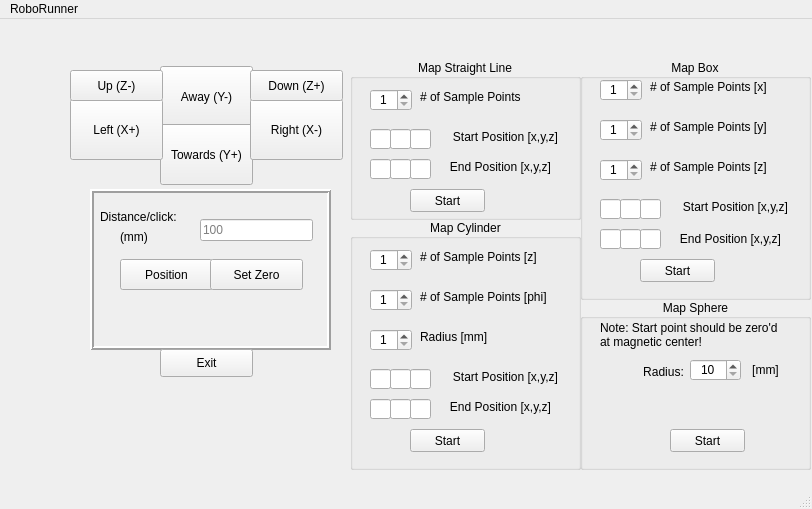
<?xml version="1.0" encoding="UTF-8"?>
<ui version="4.0">
 <class>MainWindow</class>
 <widget class="QMainWindow" name="MainWindow">
  <property name="geometry">
   <rect>
    <x>0</x>
    <y>0</y>
    <width>812</width>
    <height>509</height>
   </rect>
  </property>
  <property name="windowTitle">
   <string>MainWindow</string>
  </property>
  <widget class="QWidget" name="centralwidget">
   <widget class="QPushButton" name="bt5">
    <property name="geometry">
     <rect>
      <x>160</x>
      <y>47</y>
      <width>93</width>
      <height>61</height>
     </rect>
    </property>
    <property name="text">
     <string>Away (Y-)</string>
    </property>
   </widget>
   <widget class="QPushButton" name="bt6">
    <property name="geometry">
     <rect>
      <x>160</x>
      <y>105</y>
      <width>93</width>
      <height>61</height>
     </rect>
    </property>
    <property name="text">
     <string>Towards (Y+)</string>
    </property>
   </widget>
   <widget class="QPushButton" name="bt3">
    <property name="geometry">
     <rect>
      <x>70</x>
      <y>80</y>
      <width>93</width>
      <height>61</height>
     </rect>
    </property>
    <property name="text">
     <string>Left (X+)</string>
    </property>
   </widget>
   <widget class="QPushButton" name="bt4">
    <property name="geometry">
     <rect>
      <x>250</x>
      <y>80</y>
      <width>93</width>
      <height>61</height>
     </rect>
    </property>
    <property name="text">
     <string>Right (X-)</string>
    </property>
   </widget>
   <widget class="QFrame" name="frame">
    <property name="geometry">
     <rect>
      <x>90</x>
      <y>170</y>
      <width>241</width>
      <height>161</height>
     </rect>
    </property>
    <property name="autoFillBackground">
     <bool>false</bool>
    </property>
    <property name="frameShape">
     <enum>QFrame::Box</enum>
    </property>
    <property name="frameShadow">
     <enum>QFrame::Raised</enum>
    </property>
    <property name="lineWidth">
     <number>2</number>
    </property>
    <property name="midLineWidth">
     <number>0</number>
    </property>
    <widget class="QLabel" name="label">
     <property name="geometry">
      <rect>
       <x>10</x>
       <y>20</y>
       <width>91</width>
       <height>16</height>
      </rect>
     </property>
     <property name="text">
      <string>Distance/click:</string>
     </property>
    </widget>
    <widget class="QLabel" name="label_2">
     <property name="geometry">
      <rect>
       <x>30</x>
       <y>40</y>
       <width>31</width>
       <height>16</height>
      </rect>
     </property>
     <property name="text">
      <string>(mm)</string>
     </property>
    </widget>
    <widget class="QLineEdit" name="lineEdit">
     <property name="geometry">
      <rect>
       <x>110</x>
       <y>30</y>
       <width>113</width>
       <height>22</height>
      </rect>
     </property>
     <property name="inputMask">
      <string/>
     </property>
     <property name="text">
      <string/>
     </property>
     <property name="placeholderText">
      <string>100</string>
     </property>
    </widget>
    <widget class="QPushButton" name="bt7">
     <property name="geometry">
      <rect>
       <x>30</x>
       <y>70</y>
       <width>93</width>
       <height>31</height>
      </rect>
     </property>
     <property name="text">
      <string>Position</string>
     </property>
    </widget>
    <widget class="QPushButton" name="bt8">
     <property name="geometry">
      <rect>
       <x>120</x>
       <y>70</y>
       <width>93</width>
       <height>31</height>
      </rect>
     </property>
     <property name="text">
      <string>Set Zero</string>
     </property>
    </widget>
    <widget class="QLabel" name="lb1">
     <property name="geometry">
      <rect>
       <x>20</x>
       <y>120</y>
       <width>201</width>
       <height>20</height>
      </rect>
     </property>
     <property name="text">
      <string/>
     </property>
     <property name="alignment">
      <set>Qt::AlignCenter</set>
     </property>
    </widget>
   </widget>
   <widget class="QPushButton" name="bt2">
    <property name="geometry">
     <rect>
      <x>250</x>
      <y>51</y>
      <width>93</width>
      <height>31</height>
     </rect>
    </property>
    <property name="text">
     <string>Down (Z+)</string>
    </property>
   </widget>
   <widget class="QPushButton" name="bt1">
    <property name="geometry">
     <rect>
      <x>70</x>
      <y>51</y>
      <width>93</width>
      <height>31</height>
     </rect>
    </property>
    <property name="text">
     <string>Up (Z-)</string>
    </property>
   </widget>
   <widget class="QGroupBox" name="groupBox">
    <property name="geometry">
     <rect>
      <x>350</x>
      <y>40</y>
      <width>231</width>
      <height>161</height>
     </rect>
    </property>
    <property name="title">
     <string>Map Straight Line</string>
    </property>
    <property name="alignment">
     <set>Qt::AlignCenter</set>
    </property>
    <widget class="QSpinBox" name="NumPoints">
     <property name="geometry">
      <rect>
       <x>20</x>
       <y>30</y>
       <width>42</width>
       <height>22</height>
      </rect>
     </property>
     <property name="alignment">
      <set>Qt::AlignCenter</set>
     </property>
     <property name="minimum">
      <number>1</number>
     </property>
     <property name="maximum">
      <number>1000</number>
     </property>
    </widget>
    <widget class="QLabel" name="label_3">
     <property name="geometry">
      <rect>
       <x>70</x>
       <y>30</y>
       <width>121</width>
       <height>16</height>
      </rect>
     </property>
     <property name="text">
      <string># of Sample Points</string>
     </property>
    </widget>
    <widget class="QLineEdit" name="Y_1">
     <property name="geometry">
      <rect>
       <x>40</x>
       <y>70</y>
       <width>21</width>
       <height>20</height>
      </rect>
     </property>
    </widget>
    <widget class="QLineEdit" name="Z_1">
     <property name="geometry">
      <rect>
       <x>60</x>
       <y>70</y>
       <width>21</width>
       <height>20</height>
      </rect>
     </property>
    </widget>
    <widget class="QLabel" name="label_4">
     <property name="geometry">
      <rect>
       <x>90</x>
       <y>70</y>
       <width>131</width>
       <height>16</height>
      </rect>
     </property>
     <property name="text">
      <string>Start Position [x,y,z]</string>
     </property>
     <property name="alignment">
      <set>Qt::AlignCenter</set>
     </property>
    </widget>
    <widget class="QLineEdit" name="Y_2">
     <property name="geometry">
      <rect>
       <x>40</x>
       <y>100</y>
       <width>21</width>
       <height>20</height>
      </rect>
     </property>
    </widget>
    <widget class="QLineEdit" name="Z_2">
     <property name="geometry">
      <rect>
       <x>60</x>
       <y>100</y>
       <width>21</width>
       <height>20</height>
      </rect>
     </property>
    </widget>
    <widget class="QLabel" name="label_5">
     <property name="geometry">
      <rect>
       <x>90</x>
       <y>100</y>
       <width>121</width>
       <height>16</height>
      </rect>
     </property>
     <property name="text">
      <string>End Position [x,y,z]</string>
     </property>
     <property name="alignment">
      <set>Qt::AlignCenter</set>
     </property>
    </widget>
    <widget class="QPushButton" name="Line">
     <property name="geometry">
      <rect>
       <x>60</x>
       <y>130</y>
       <width>75</width>
       <height>23</height>
      </rect>
     </property>
     <property name="text">
      <string>Start</string>
     </property>
    </widget>
    <widget class="QLineEdit" name="X_1">
     <property name="geometry">
      <rect>
       <x>20</x>
       <y>70</y>
       <width>21</width>
       <height>20</height>
      </rect>
     </property>
    </widget>
    <widget class="QLineEdit" name="X_2">
     <property name="geometry">
      <rect>
       <x>20</x>
       <y>100</y>
       <width>21</width>
       <height>20</height>
      </rect>
     </property>
    </widget>
   </widget>
   <widget class="QGroupBox" name="groupBox_2">
    <property name="geometry">
     <rect>
      <x>350</x>
      <y>200</y>
      <width>231</width>
      <height>251</height>
     </rect>
    </property>
    <property name="title">
     <string>Map Cylinder</string>
    </property>
    <property name="alignment">
     <set>Qt::AlignCenter</set>
    </property>
    <widget class="QSpinBox" name="Z_Points">
     <property name="geometry">
      <rect>
       <x>20</x>
       <y>30</y>
       <width>42</width>
       <height>22</height>
      </rect>
     </property>
     <property name="alignment">
      <set>Qt::AlignCenter</set>
     </property>
     <property name="minimum">
      <number>1</number>
     </property>
     <property name="maximum">
      <number>1000</number>
     </property>
    </widget>
    <widget class="QLabel" name="label_6">
     <property name="geometry">
      <rect>
       <x>70</x>
       <y>30</y>
       <width>141</width>
       <height>16</height>
      </rect>
     </property>
     <property name="text">
      <string># of Sample Points [z]</string>
     </property>
    </widget>
    <widget class="QLineEdit" name="Y_3">
     <property name="geometry">
      <rect>
       <x>40</x>
       <y>150</y>
       <width>21</width>
       <height>20</height>
      </rect>
     </property>
    </widget>
    <widget class="QLineEdit" name="Z_3">
     <property name="geometry">
      <rect>
       <x>60</x>
       <y>150</y>
       <width>21</width>
       <height>20</height>
      </rect>
     </property>
    </widget>
    <widget class="QLabel" name="label_7">
     <property name="geometry">
      <rect>
       <x>90</x>
       <y>150</y>
       <width>131</width>
       <height>16</height>
      </rect>
     </property>
     <property name="text">
      <string>Start Position [x,y,z]</string>
     </property>
     <property name="alignment">
      <set>Qt::AlignCenter</set>
     </property>
    </widget>
    <widget class="QLineEdit" name="Y_4">
     <property name="geometry">
      <rect>
       <x>40</x>
       <y>180</y>
       <width>21</width>
       <height>20</height>
      </rect>
     </property>
    </widget>
    <widget class="QLineEdit" name="Z_4">
     <property name="geometry">
      <rect>
       <x>60</x>
       <y>180</y>
       <width>21</width>
       <height>20</height>
      </rect>
     </property>
    </widget>
    <widget class="QLabel" name="label_8">
     <property name="geometry">
      <rect>
       <x>90</x>
       <y>180</y>
       <width>121</width>
       <height>16</height>
      </rect>
     </property>
     <property name="text">
      <string>End Position [x,y,z]</string>
     </property>
     <property name="alignment">
      <set>Qt::AlignCenter</set>
     </property>
    </widget>
    <widget class="QPushButton" name="Cylinder">
     <property name="geometry">
      <rect>
       <x>60</x>
       <y>210</y>
       <width>75</width>
       <height>23</height>
      </rect>
     </property>
     <property name="text">
      <string>Start</string>
     </property>
    </widget>
    <widget class="QSpinBox" name="Phi_Points">
     <property name="geometry">
      <rect>
       <x>20</x>
       <y>70</y>
       <width>42</width>
       <height>22</height>
      </rect>
     </property>
     <property name="alignment">
      <set>Qt::AlignCenter</set>
     </property>
     <property name="minimum">
      <number>1</number>
     </property>
     <property name="maximum">
      <number>1000</number>
     </property>
    </widget>
    <widget class="QLabel" name="label_9">
     <property name="geometry">
      <rect>
       <x>70</x>
       <y>70</y>
       <width>151</width>
       <height>16</height>
      </rect>
     </property>
     <property name="text">
      <string># of Sample Points [phi]</string>
     </property>
    </widget>
    <widget class="QSpinBox" name="Radius">
     <property name="geometry">
      <rect>
       <x>20</x>
       <y>110</y>
       <width>42</width>
       <height>22</height>
      </rect>
     </property>
     <property name="alignment">
      <set>Qt::AlignCenter</set>
     </property>
     <property name="minimum">
      <number>1</number>
     </property>
     <property name="maximum">
      <number>1000</number>
     </property>
    </widget>
    <widget class="QLabel" name="label_10">
     <property name="geometry">
      <rect>
       <x>70</x>
       <y>110</y>
       <width>121</width>
       <height>16</height>
      </rect>
     </property>
     <property name="text">
      <string>Radius [mm]</string>
     </property>
    </widget>
    <widget class="QLineEdit" name="X_3">
     <property name="geometry">
      <rect>
       <x>20</x>
       <y>150</y>
       <width>21</width>
       <height>20</height>
      </rect>
     </property>
    </widget>
    <widget class="QLineEdit" name="X_4">
     <property name="geometry">
      <rect>
       <x>20</x>
       <y>180</y>
       <width>21</width>
       <height>20</height>
      </rect>
     </property>
    </widget>
   </widget>
   <widget class="QPushButton" name="Exit">
    <property name="geometry">
     <rect>
      <x>160</x>
      <y>330</y>
      <width>93</width>
      <height>28</height>
     </rect>
    </property>
    <property name="text">
     <string>Exit</string>
    </property>
   </widget>
   <widget class="QGroupBox" name="groupBox_3">
    <property name="geometry">
     <rect>
      <x>580</x>
      <y>40</y>
      <width>231</width>
      <height>241</height>
     </rect>
    </property>
    <property name="title">
     <string>Map Box</string>
    </property>
    <property name="alignment">
     <set>Qt::AlignCenter</set>
    </property>
    <widget class="QLabel" name="label_11">
     <property name="geometry">
      <rect>
       <x>70</x>
       <y>60</y>
       <width>151</width>
       <height>16</height>
      </rect>
     </property>
     <property name="text">
      <string># of Sample Points [y]</string>
     </property>
    </widget>
    <widget class="QLabel" name="label_12">
     <property name="geometry">
      <rect>
       <x>70</x>
       <y>100</y>
       <width>131</width>
       <height>16</height>
      </rect>
     </property>
     <property name="text">
      <string># of Sample Points [z]</string>
     </property>
    </widget>
    <widget class="QLineEdit" name="Z_6">
     <property name="geometry">
      <rect>
       <x>60</x>
       <y>170</y>
       <width>21</width>
       <height>20</height>
      </rect>
     </property>
    </widget>
    <widget class="QPushButton" name="Box">
     <property name="geometry">
      <rect>
       <x>60</x>
       <y>200</y>
       <width>75</width>
       <height>23</height>
      </rect>
     </property>
     <property name="text">
      <string>Start</string>
     </property>
    </widget>
    <widget class="QSpinBox" name="x_points">
     <property name="geometry">
      <rect>
       <x>20</x>
       <y>20</y>
       <width>42</width>
       <height>22</height>
      </rect>
     </property>
     <property name="alignment">
      <set>Qt::AlignCenter</set>
     </property>
     <property name="minimum">
      <number>1</number>
     </property>
     <property name="maximum">
      <number>1000</number>
     </property>
    </widget>
    <widget class="QSpinBox" name="y_points">
     <property name="geometry">
      <rect>
       <x>20</x>
       <y>60</y>
       <width>42</width>
       <height>22</height>
      </rect>
     </property>
     <property name="alignment">
      <set>Qt::AlignCenter</set>
     </property>
     <property name="minimum">
      <number>1</number>
     </property>
     <property name="maximum">
      <number>1000</number>
     </property>
    </widget>
    <widget class="QLineEdit" name="Y_5">
     <property name="geometry">
      <rect>
       <x>40</x>
       <y>140</y>
       <width>21</width>
       <height>20</height>
      </rect>
     </property>
    </widget>
    <widget class="QLabel" name="label_13">
     <property name="geometry">
      <rect>
       <x>100</x>
       <y>170</y>
       <width>101</width>
       <height>20</height>
      </rect>
     </property>
     <property name="text">
      <string>End Position [x,y,z]</string>
     </property>
     <property name="alignment">
      <set>Qt::AlignCenter</set>
     </property>
    </widget>
    <widget class="QLineEdit" name="Y_6">
     <property name="geometry">
      <rect>
       <x>40</x>
       <y>170</y>
       <width>21</width>
       <height>20</height>
      </rect>
     </property>
    </widget>
    <widget class="QLineEdit" name="Z_5">
     <property name="geometry">
      <rect>
       <x>60</x>
       <y>140</y>
       <width>21</width>
       <height>20</height>
      </rect>
     </property>
    </widget>
    <widget class="QLabel" name="label_14">
     <property name="geometry">
      <rect>
       <x>90</x>
       <y>140</y>
       <width>131</width>
       <height>16</height>
      </rect>
     </property>
     <property name="text">
      <string>Start Position [x,y,z]</string>
     </property>
     <property name="alignment">
      <set>Qt::AlignCenter</set>
     </property>
    </widget>
    <widget class="QLabel" name="label_15">
     <property name="geometry">
      <rect>
       <x>70</x>
       <y>20</y>
       <width>141</width>
       <height>16</height>
      </rect>
     </property>
     <property name="text">
      <string># of Sample Points [x]</string>
     </property>
    </widget>
    <widget class="QSpinBox" name="z_points">
     <property name="geometry">
      <rect>
       <x>20</x>
       <y>100</y>
       <width>42</width>
       <height>22</height>
      </rect>
     </property>
     <property name="alignment">
      <set>Qt::AlignCenter</set>
     </property>
     <property name="minimum">
      <number>1</number>
     </property>
     <property name="maximum">
      <number>1000</number>
     </property>
    </widget>
    <widget class="QLineEdit" name="X_5">
     <property name="geometry">
      <rect>
       <x>20</x>
       <y>140</y>
       <width>21</width>
       <height>20</height>
      </rect>
     </property>
    </widget>
    <widget class="QLineEdit" name="X_6">
     <property name="geometry">
      <rect>
       <x>20</x>
       <y>170</y>
       <width>21</width>
       <height>20</height>
      </rect>
     </property>
    </widget>
   </widget>
   <widget class="QGroupBox" name="groupBox_4">
    <property name="geometry">
     <rect>
      <x>580</x>
      <y>280</y>
      <width>231</width>
      <height>171</height>
     </rect>
    </property>
    <property name="title">
     <string>Map Sphere</string>
    </property>
    <property name="alignment">
     <set>Qt::AlignCenter</set>
    </property>
    <widget class="QLabel" name="label_16">
     <property name="geometry">
      <rect>
       <x>20</x>
       <y>20</y>
       <width>191</width>
       <height>31</height>
      </rect>
     </property>
     <property name="text">
      <string>Note: Start point should be zero'd at magnetic center!</string>
     </property>
     <property name="wordWrap">
      <bool>true</bool>
     </property>
    </widget>
    <widget class="QLabel" name="label_17">
     <property name="geometry">
      <rect>
       <x>60</x>
       <y>62</y>
       <width>47</width>
       <height>21</height>
      </rect>
     </property>
     <property name="text">
      <string>Radius:</string>
     </property>
     <property name="alignment">
      <set>Qt::AlignCenter</set>
     </property>
    </widget>
    <widget class="QSpinBox" name="Radius_1">
     <property name="geometry">
      <rect>
       <x>110</x>
       <y>60</y>
       <width>51</width>
       <height>22</height>
      </rect>
     </property>
     <property name="alignment">
      <set>Qt::AlignCenter</set>
     </property>
     <property name="minimum">
      <number>10</number>
     </property>
     <property name="maximum">
      <number>450</number>
     </property>
    </widget>
    <widget class="QLabel" name="label_18">
     <property name="geometry">
      <rect>
       <x>170</x>
       <y>55</y>
       <width>31</width>
       <height>31</height>
      </rect>
     </property>
     <property name="text">
      <string>[mm]</string>
     </property>
     <property name="alignment">
      <set>Qt::AlignCenter</set>
     </property>
    </widget>
    <widget class="QPushButton" name="Sphere">
     <property name="geometry">
      <rect>
       <x>90</x>
       <y>130</y>
       <width>75</width>
       <height>23</height>
      </rect>
     </property>
     <property name="text">
      <string>Start</string>
     </property>
    </widget>
   </widget>
  </widget>
  <widget class="QMenuBar" name="menubar">
   <property name="geometry">
    <rect>
     <x>0</x>
     <y>0</y>
     <width>812</width>
     <height>21</height>
    </rect>
   </property>
   <widget class="QMenu" name="menuRoboRunner">
    <property name="title">
     <string>RoboRunner</string>
    </property>
   </widget>
   <addaction name="menuRoboRunner"/>
  </widget>
  <widget class="QStatusBar" name="statusbar"/>
 </widget>
 <tabstops>
  <tabstop>bt1</tabstop>
  <tabstop>bt2</tabstop>
  <tabstop>bt3</tabstop>
  <tabstop>bt4</tabstop>
  <tabstop>bt5</tabstop>
  <tabstop>bt6</tabstop>
  <tabstop>lineEdit</tabstop>
  <tabstop>bt7</tabstop>
  <tabstop>bt8</tabstop>
  <tabstop>NumPoints</tabstop>
  <tabstop>X_1</tabstop>
  <tabstop>Y_1</tabstop>
  <tabstop>Z_1</tabstop>
  <tabstop>X_2</tabstop>
  <tabstop>Y_2</tabstop>
  <tabstop>Z_2</tabstop>
  <tabstop>Line</tabstop>
  <tabstop>Z_Points</tabstop>
  <tabstop>Phi_Points</tabstop>
  <tabstop>Radius</tabstop>
  <tabstop>X_3</tabstop>
  <tabstop>Y_3</tabstop>
  <tabstop>Z_3</tabstop>
  <tabstop>X_4</tabstop>
  <tabstop>Y_4</tabstop>
  <tabstop>Z_4</tabstop>
  <tabstop>Cylinder</tabstop>
  <tabstop>x_points</tabstop>
  <tabstop>y_points</tabstop>
  <tabstop>z_points</tabstop>
  <tabstop>X_5</tabstop>
  <tabstop>Y_5</tabstop>
  <tabstop>Z_5</tabstop>
  <tabstop>X_6</tabstop>
  <tabstop>Y_6</tabstop>
  <tabstop>Z_6</tabstop>
  <tabstop>Box</tabstop>
  <tabstop>Exit</tabstop>
 </tabstops>
 <resources/>
 <connections/>
</ui>
